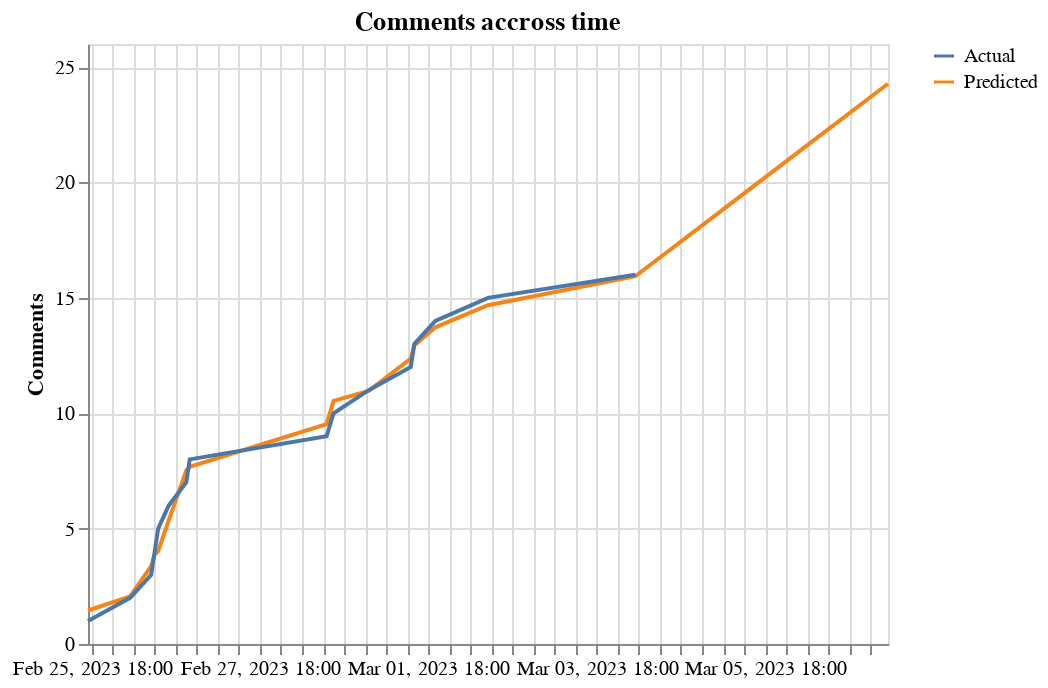

Notebook source saved alongside this figure:
### Code cell
def plot_comment_cumsum_ts(df: pd.DataFrame, lead: int):
    new_df = df.copy(deep=True)
    new_df = new_df.date.value_counts().rename_axis("date").reset_index(name="x")
    new_df["date"] = pd.to_datetime(new_df.date)
    new_df.sort_values("date", inplace=True)
    new_df["x"] = new_df["x"].cumsum()

    return plot_ts(new_df, "Comments accross time", "x", "Comments", False, lead)

plot_comment_cumsum_ts(df, 3)

### Figure 1 — Vega-Lite specification as saved in the notebook (floating-point values rounded to 4 significant figures)
{"config": {"view": {"continuousWidth": 400, "continuousHeight": 300}}, "data": {"name": "data-cab953ac6ad00a897bc554e05bc3119a"}, "mark": "line", "encoding": {"color": {"field": "forecast", "legend": {"title": ""}, "type": "nominal"}, "x": {"axis": {"tickCount": 35}, "field": "date", "timeUnit": "yearmonthdatehours", "title": "", "type": "temporal"}, "y": {"field": "x", "title": "Comments", "type": "quantitative"}}, "title": "Comments accross time", "$schema": "https://vega.github.io/schema/vega-lite/v4.17.0.json", "datasets": {"data-cab953ac6ad00a897bc554e05bc3119a": [{"date": "2023-02-25T17:48:57+00:00", "x": 1.452, "forecast": "Predicted"}, {"date": "2023-02-26T05:08:34+00:00", "x": 2.065, "forecast": "Predicted"}, {"date": "2023-02-26T11:22:47+00:00", "x": 3.372, "forecast": "Predicted"}, {"date": "2023-02-26T12:08:31+00:00", "x": 3.872, "forecast": "Predicted"}, {"date": "2023-02-26T13:30:16+00:00", "x": 4.024, "forecast": "Predicted"}, {"date": "2023-02-26T16:34:32+00:00", "x": 5.355, "forecast": "Predicted"}, {"date": "2023-02-26T21:50:23+00:00", "x": 7.512, "forecast": "Predicted"}, {"date": "2023-02-26T22:00:41+00:00", "x": 7.678, "forecast": "Predicted"}, {"date": "2023-02-28T13:12:58+00:00", "x": 9.527, "forecast": "Predicted"}, {"date": "2023-02-28T15:01:39+00:00", "x": 10.53, "forecast": "Predicted"}, {"date": "2023-03-01T01:04:53+00:00", "x": 10.97, "forecast": "Predicted"}, {"date": "2023-03-01T13:30:20+00:00", "x": 12.36, "forecast": "Predicted"}, {"date": "2023-03-01T14:33:12+00:00", "x": 12.94, "forecast": "Predicted"}, {"date": "2023-03-01T20:35:35+00:00", "x": 13.72, "forecast": "Predicted"}, {"date": "2023-03-02T11:33:47+00:00", "x": 14.68, "forecast": "Predicted"}, {"date": "2023-03-04T05:57:54+00:00", "x": 15.94, "forecast": "Predicted"}, {"date": "2023-03-05T05:57:54+00:00", "x": 18.72, "forecast": "Predicted"}, {"date": "2023-03-06T05:57:54+00:00", "x": 21.5, "forecast": "Predicted"}, {"date": "2023-03-07T05:57:54+00:00", "x": 24.28, "forecast": "Predicted"}, {"date": "2023-02-25T17:48:57+00:00", "x": 1.0, "forecast": "Actual"}, {"date": "2023-02-26T05:08:34+00:00", "x": 2.0, "forecast": "Actual"}, {"date": "2023-02-26T11:22:47+00:00", "x": 3.0, "forecast": "Actual"}, {"date": "2023-02-26T12:08:31+00:00", "x": 4.0, "forecast": "Actual"}, {"date": "2023-02-26T13:30:16+00:00", "x": 5.0, "forecast": "Actual"}, {"date": "2023-02-26T16:34:32+00:00", "x": 6.0, "forecast": "Actual"}, {"date": "2023-02-26T21:50:23+00:00", "x": 7.0, "forecast": "Actual"}, {"date": "2023-02-26T22:00:41+00:00", "x": 8.0, "forecast": "Actual"}, {"date": "2023-02-28T13:12:58+00:00", "x": 9.0, "forecast": "Actual"}, {"date": "2023-02-28T15:01:39+00:00", "x": 10.0, "forecast": "Actual"}, {"date": "2023-03-01T01:04:53+00:00", "x": 11.0, "forecast": "Actual"}, {"date": "2023-03-01T13:30:20+00:00", "x": 12.0, "forecast": "Actual"}, {"date": "2023-03-01T14:33:12+00:00", "x": 13.0, "forecast": "Actual"}, {"date": "2023-03-01T20:35:35+00:00", "x": 14.0, "forecast": "Actual"}, {"date": "2023-03-02T11:33:47+00:00", "x": 15.0, "forecast": "Actual"}, {"date": "2023-03-04T05:57:54+00:00", "x": 16.0, "forecast": "Actual"}]}}
